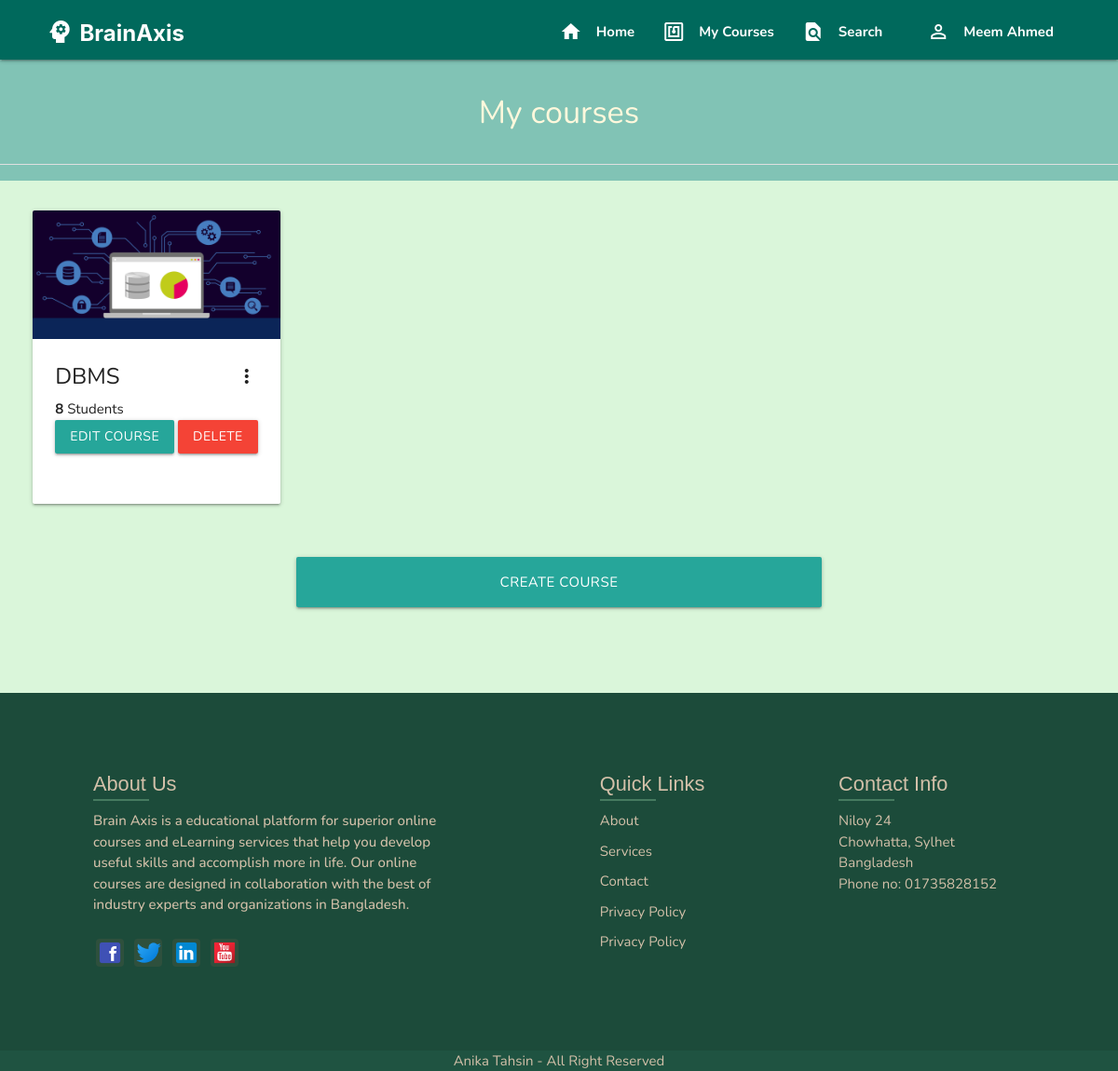
The page /course/MyCourses/ (signed in) on the database its author committed.
### classroom/models.py (models this page shows, shortened)
class Course(models.Model):
	id = models.UUIDField(primary_key=True, default=uuid.uuid4, editable=False)
	picture = models.ImageField(upload_to=user_directory_path)
	title = models.CharField(max_length=200)
	description = models.CharField(max_length=800)
	category = models.ForeignKey(Category, on_delete=models.CASCADE)
	syllabus = RichTextField()
	user = models.ForeignKey(User, on_delete=models.CASCADE, related_name='course_owner')
	enrolled = models.ManyToManyField(User)
	modules = models.ManyToManyField(Module)
	questions = models.ManyToManyField(Question)

### classroom/views.py (the view)
# urls.py: path('MyCourses/', MyCourses, name='my-courses'),
def MyCourses(request):
	user = request.user
	courses = Course.objects.filter(user=user)
	context = {
		'courses': courses
	}
	return render(request, 'classroom/mycourses.html', context)

### authy/views.py (called while the page is built)
def SideNavInfo(request):
	user = request.user
	nav_profile = None
	if user.is_authenticated:
		nav_profile = Profile.objects.get(user=user)
	return {'nav_profile': nav_profile}

### student_portall/templates/classroom/mycourses.html (shortened to what this page needs)
{% extends 'base.html' %}
{% load static %}
{% block content %}
<header style="height: 130px; background-color: rgb(129, 195, 181);">
  <div class="section">
    <h4 class="center" style="color: cornsilk;">My courses</h4><br>
    <div class="divider"></div>
  </div>
</header>
<div style="margin: 2%;">
<div class="row">
{% for course in courses %}
<div class="col s12 m3">
  <div class="card" style="height: 315px;">
    <div class="card-image waves-effect waves-block waves-light">
      <a href="{% url 'course' course.id %}"><img class="activator" src="{{ course.picture.url }}"></a>
    </div>
    <div class="card-content">
      <span class="card-title activator grey-text text-darken-4"><b>{{ course.title }}</b><i class="material-icons right">more_vert</i></span>
      <p class="title"><b>{{ course.enrolled.count }}</b> Students</p>
      <a href="{% url 'edit-course' course.id %}" class="btn">Edit course</a>
      <a href="{% url 'delete-course' course.id %}" class="btn red">Delete</a>
    </div>
  </div>
</div>
{% endfor %}
</div>
<div class="center container">
  <br>
  <a href="{% url 'newcourse'%}" class="btn btn-large center" style="width: 70%;">Create Course</a><br><br>
  <br><br>
</div>
</div>
{% endblock %}

### student_portall/templates/base.html (shortened to what this page needs)
{% load static %}
<!DOCTYPE html>
<html lang="en">
<head>
  <link href="{% static 'css/materialize.css' %}" type="text/css" rel="stylesheet" media="screen,projection" />
  <link href="{% static 'css/style.css' %}" type="text/css" rel="stylesheet" media="screen,projection" />
</head>
<body  id="home" class="scrollspy">
  <div class="navbar-fixed">
    <nav class="#00695c teal darken-3">
      <div class="nav-wrapper" style="margin-left: 4%; margin-right: 2%; margin-top: 0.18%; padding-right: 1%;">
        <a href="{% url 'home' %}" class="brand-logo logo"><i class="material-icons left" style="font-size: xx-large;">psychology</i><b style="font-size: x-large; font-family: -apple-system, BlinkMacSystemFont, 'Segoe UI', Roboto, Oxygen, Ubuntu, Cantarell, 'Open Sans', 'Helvetica Neue', sans-serif; margin-left: -6%;">BrainAxis</b></a>
        <ul class="right hide-on-med-and-down">
          <li>
            <a href="{% url 'home' %}"><b><i class="material-icons left">home</i>Home</b></a>
          </li>
          {% if user.is_authenticated and user.profile.user_type == 'teacher' %}
          <li>
            <a href="{% url 'my-courses' %}"><b><i class="material-icons left">nfc</i>My Courses</b></a>
          </li>
          {% elif user.is_authenticated and user.profile.user_type == 'student' %}
          <li>
            <a href="{% url 'index' %}"><b><i class="material-icons left">class</i>My Classes</b></a>
          </li>
          {% endif %}
          <li>
            <a href="#searchh"><b><i class="material-icons left">find_in_page</i>Search</b></a>
          </li>
          {% if user.is_authenticated %}
          <li>
            <a href="#" data-target="slide-out" class="sidenav-trigger show-on-large"><i
                class="material-icons left">person_outline</i><b>{{user.first_name}} {{user.last_name}}</b></a>
          </li>
          {% else %}
          <li>
            <a href="{% url 'login' %}"><b><i class="material-icons left">login</i>Log In</b></a>
          </li>
          {% endif %}
        </ul>
      </div>
    </nav>
  </div>
  {% block content %}
  {% endblock %}
  <footer class=" ">
    <div class="contain">
      <div class="sec aboutus">
        <h2>About Us</h2>
        <p>Brain Axis is a educational platform for superior online courses and eLearning services that help you develop useful skills and accomplish more in life. Our online courses  are designed in collaboration with the best of industry experts and organizations in Bangladesh.</p>
        <div class="social-media">
          <ul class="sci">
            <li><a href=""><img src="{% static 'img/facebook.png' %}" alt=""></a></li>
            <li><a href=""><img src="{% static 'img/twitter.png' %}" alt=""></a></li>
            <li><a href=""><img src="{% static 'img/linkedin.png' %}" alt=""></a></li>
            <li><a href=""><img src="{% static 'img/youtube.png' %}" alt=""></a></li>
          </ul>
        </div>
      </div>
      <div class="sec quickLinks">
        <h2>Quick Links</h2>
        <ul>
          <li><a href="">About</a></li>
          <li><a href="">Services</a></li>
          <li><a href="{% url 'contact' %}">Contact</a></li>
          <li><a href="">Privacy Policy</a></li>
          <li><a href="">Privacy Policy</a></li>
        </ul>
      </div>
      <div class="sec contactfoot">
        <h2>Contact Info</h2>
        <ul class="info">
          <span style="color: rgb(211, 192, 169);">Niloy 24<br>Chowhatta, Sylhet
            <br>Bangladesh<br>Phone no: 01735828152</span>
        </ul>
      </div>
    </div>
  </footer>
  <div class="footer-copyright" style="background-color: rgba(18, 71, 54, 0.931);">
    <div class="container center" style="color: rgb(211, 192, 169);">
    Anika Tahsin - All Right Reserved</a>
    </div>
  </div>
</body>
</html>

### student_portall/static/css/style.css (style rules this page uses)
body { justify-content: center; background-color: rgb(218, 246, 218); font-family: 'Nunito', sans-serif; }
.logo { font-family: 'Roboto', sans-serif; }
footer { position: relative; width: 100%; height: auto; background: rgba(14, 63, 47, 0.931); padding: 50px 100px; display: flex; justify-content: space-between; flex-wrap: wrap; }
footer .contain { display: flex; justify-content: space-between; flex-wrap: wrap; flex-direction: row; }
footer .contain .sec { margin-right: 30px; }
footer .contain .sec.aboutus { width: 40%; }
footer .contain h2 { position: relative; color: rgb(211, 192, 169); font-weight: 500; font: 1.45em sans-serif; margin-bottom: 15px; }
footer .contain h2:before { content: ''; position: absolute; bottom: -5px; left: 0; width: 60px; height: 2px; background: rgb(70, 122, 96); }
footer .contain .sec.aboutus p { position: relative; color: rgb(211, 192, 169); font-weight: 500; margin-bottom: 15px; }
.quickLinks ul li a { color: rgb(211, 192, 169); text-decoration: none; margin-bottom: 10px; display: inline-block; }
.quickLinks ul li { list-style: none; }
.social-media { width: 50%; text-align: center; margin-top: 20px; }
.social-media ul { list-style: none; }
.social-media ul li { display: inline-block; cursor: pointer; margin: 25px 8px; }
.social-media img { width: 35px; height: 35px; }
.sci { margin-top: -20px; display: flex; }
.sci li { list-style: none; }
.sci li a img { display: inline-block; width: 30px; height: 30px; background: rgba(48, 80, 62, 0.924); display: flex; justify-content: center; align-items: center; margin-left: -5px; text-decoration: none; border-radius: 4px; }

### rows shown on the page
Course: picture (picture), title "DBMS", enrolled.count "8"

### other values the page prints
{{ user.first_name }} "Meem"
{{ user.last_name }} "Ahmed"
